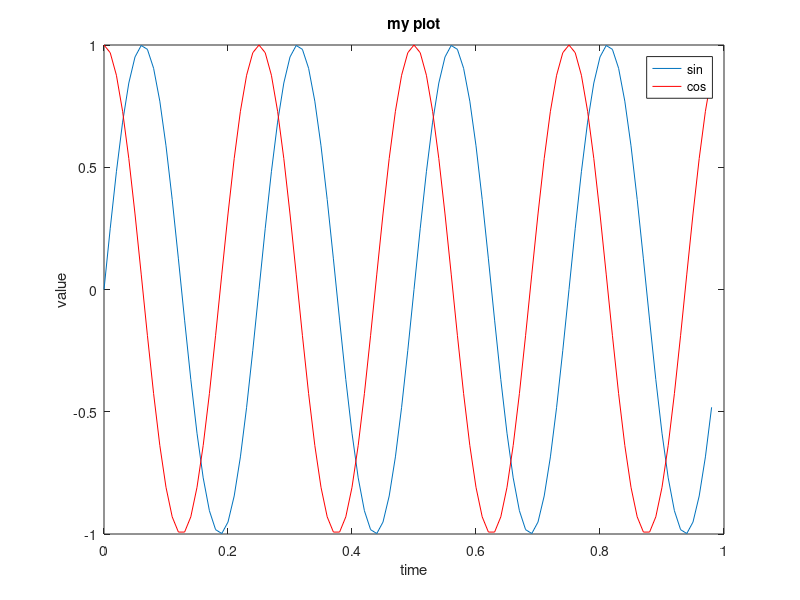
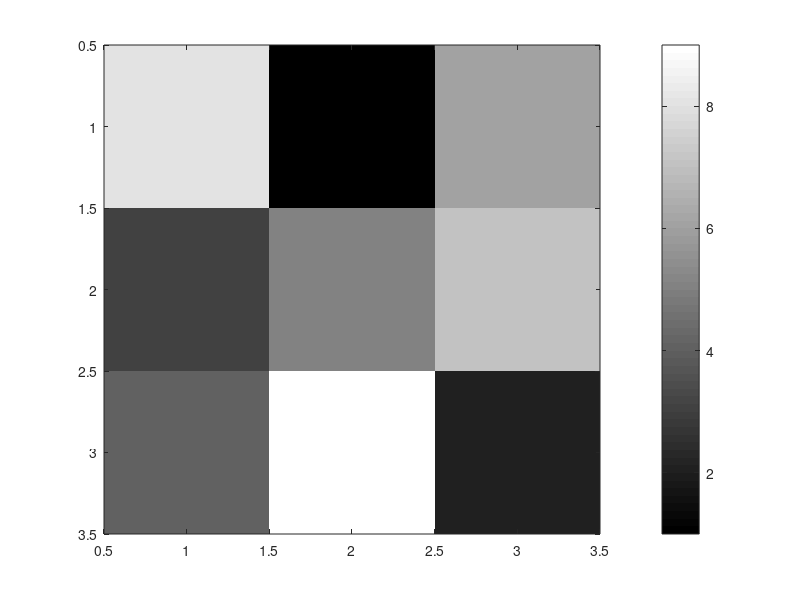

These figures' MATLAB source, in order: (Note: this script raises an error after producing the figures.)
%% 1. BASIC OPERATIONS

5 + 6 % 11

3 - 2 % 1

5 * 8 % 40

1 / 2 % 0.5

2^6 % 64

1 == 2 % 0

1 ~= 2 % 1

1 && 0 % 0

1 || 0 % 1

xor(1, 0) % 1

% Comma chain of commands.
a = 1, b = 2, c = 3

%% 2. VARIABLES

a = 3

a = 3; % assignment with output supressed

s = "hi"

c = (3 >= 1) % 1

% Basic display.
a = pi
a % 3.1416

% More complex display.
disp(a) % 3.1416

% Display strings.
disp(sprintf("2 decimals: %0.2f", a)) % 2 decimals: 3.14

disp(sprintf("6 decimals: %0.6f", a)) % 2 decimals: 6 decimals: 3.141593

% Display long decimals.
format long
a % 3.141592653589793

% Display short decimals.
format short
a % 3.1416

%% 3. WORKING WITH DATA

% Check working directory.
pwd 
% '/Users/michalsznajder/Dropbox/github/machine_learning_coursera/week_2_octave_tutorial'

% Load example data set.
load("example_data.txt")

% Show variables in current workspace.
who
% Your variables are:
% 
% A             ans           example_data  sz            w             
% a             c             s             v             

% Show variables in current workspace with details.
whos
%  Name               Size               Bytes  Class      Attributes
% 
%   A                  3x3                   72  double               
%   a                  1x1                    8  double               
%   ans                1x85                 170  char                 
%   c                  1x1                    1  logical              
%   example_data      97x2                 1552  double               
%   s                  1x1                  132  string               
%   sz                 1x2                   16  double               
%   v                  1x4                   32  double               
%   w                  1x10000            80000  double 

% Display data.
example_data
%     6.1101   17.5920
%     5.5277    9.1302
%     8.5186   13.6620
%     7.0032   11.8540
%     5.8598    6.8233
%       ...

% Get data size.
size(example_data)
%     97     1

% Get rid of a variable.
clear A

% Assign data set range to variable.
v = example_data(1:10)
%     6.1100
%     5.5270
%     8.5180
%     7.0030
%     5.8590
%     8.3820
%     7.4760
%     8.5780
%     6.4860
%     5.0540

% Write data to file in binary format.
save example_data_output.mat v;

% Write data to file in human readable format.
save example_data_output.txt v -ascii

% Clear all variables in workspace.
clear

%% 4. VECTORS AND MATRICES

% Create a matrix.
A = [1 2; 3 4; 5 6]

%      1     2
%      3     4
%      5     6

% Create a row vector - 1x3 matrix.
v = [1, 2, 3]
%   1     2     3

% Create a column vector - 3x1 matrix.
v = [1; 2; 3]
%      1
%      2
%      3

% Create a vector starting from 1, with 0.1 step to 2.
v = 1:0.1:2
%   Columns 1 through 7
% 
%     1.0000    1.1000    1.2000    1.3000    1.4000    1.5000    1.6000
% 
%   Columns 8 through 11
% 
%     1.7000    1.8000    1.9000    2.0000

% Create a vector with range 1 to 6.
v = 1:6
%     1     2     3     4     5     6

% Create matrix filled with ones.
ones(2, 3)
%      1     1     1
%      1     1     1

% Create any value matrix.
2 * ones(2, 3)
%      2     2     2
%      2     2     2

% Create matrix filled with zeros.
zeros(1, 3)
%      0     0     0

% Create matrix filled with uniform distribution (0-1) random numbers.
rand(3, 3)
%     0.9134    0.2785    0.9649
%     0.6324    0.5469    0.1576
%     0.0975    0.9575    0.9706

% Create matrix filled with normal distribution (mean=1, std=0) random numbers.
randn(3, 3)
%    -1.2075    0.4889   -0.3034
%     0.7172    1.0347    0.2939
%     1.6302    0.7269   -0.7873

% Random matrix calculation.
w = -6 + sqrt(10) * (randn(1, 10000));

% Plot matrix histogram.
% hist(w, 50) % mean because we subtracted 5 from mean 0

% Create identity matrix.
eye(4)
%      1     0     0     0
%      0     1     0     0
%      0     0     1     0
%      0     0     0     1

% Get documentation content for a function.
help eye

% Size of a matrix.
sz = size(A)
%      3     2

% Size of matrix one dimention.
A = [1 2 3; 4 5 6; 7 8 9]
size(A, 1) % 3

% Length of a matrix.
length(A) % 3

% Length of a vector.
v = [1, 2, 3, 4]
length(v) % 4

% Get matrix row column element.
A = [1 2; 3 4; 5 6]
%      1     2
%      3     4
%      5     6
A(3, 2) % 6

% Get matrix row.
A(2, :) % rows, cols
%     3     4

% Get matrix column.
A(:, 2) % rows, cols
%      2
%      4
%      6

% Get first and third row all columns elements.
A([1 3], :) % rows, cols
%      1     2
%      5     6

% Assign matrix column to a COLUMN vector.
A(:, 2) = [10; 11; 12]
%      1    10
%      3    11
%      5    12

% Append column vector to a matrix.
A = [A, [100; 101; 102]]
%      1    10   100
%      3    11   101
%      5    12   102

% Flatten a matrix into a column vector.
A(:)
%      1
%      3
%      5
%     10
%     11
%     12
%    100
%    101
%    102

% Concatenate two matrices next to each other.
A = [1, 2; 3, 4; 5, 6]
%      1     2
%      3     4
%      5     6
B = [11, 12; 13, 14; 15, 16]
%     11    12
%     13    14
%     15    16
C = [A, B]
%      1     2    11    12
%      3     4    13    14
%      5     6    15    16

% Concatenate two matrices on top of each other.
D = [A; B]
%      1     2
%      3     4
%      5     6
%     11    12
%     13    14
%     15    16

%% 5. COMPUTING ON DATA

A = [1, 2; 3, 4; 5, 6]
%      1     2
%      3     4
%      5     6
B = [11, 12; 13, 14; 15, 16]
%     11    12
%     13    14
%     15    16
C = [1, 1; 2, 2]
%      1     1
%      2     2
v = [1; 2; 3]
%      1
%      2
%      3

% Algebraic matrix multiplication.
A * C
%      5     5
%     11    11
%     17    17

% Elementwise matrix multiplication.
A .* B % In general . marks elementwise operations - like default in NumPy.
%     11    24
%     39    56
%     75    96

% Elementwise squaring.
A .^ 2
%      1     4
%      9    16
%     25    36

% Elementwise reciprocal 
1 ./ v
%     1.0000
%     0.5000
%     0.3333

1 ./ A
%     1.0000    0.5000
%     0.3333    0.2500
%     0.2000    0.1667

% Elementwise logarithm.
log(v)
%          0
%     0.6931
%     1.0986

% Elementwise exponentiation.
exp(v)
%     2.7183
%     7.3891
%    20.0855

% Elementwise absolute value.
abs(v)
%      1
%      2
%      3

% Negative values.
-v % -1 * v
%     -1
%     -2
%     -3

% Increment by 1 elementwise.
v + 1

% Transpose matrix.
A
%      1     2
%      3     4
%      5     6
A'
%      1     3     5
%      2     4     6
A''
%      1     2
%      3     4
%      5     6

% Get maximum value.
v
%      1
%      2
%      3
max(v) 
% 3

% Get maximum value and index.
[val, ind] = max(v)
% val =
%      3
% ind =
%      3

% Warning: max on matrix does column wise maximum.
A
%      1     2
%      3     4
%      5     6
max(A)
%      5     6

% Elementwise comparison.
v
%      1
%      2
%      3
v < 3
%    1
%    1
%    0

% Get vector indices for elements passing condition.
find(v < 3)
%      1
%      2

% Get magic square matrix - all rows, cols and diags sum to the same thing.
A = magic(3) % useful rather only to generate matrix
%      8     1     6
%      3     5     7
%      4     9     2

% Get matrix rows and columns of elements passing condition. 
[r, c] = find(A >= 7)
% r =
%      1
%      3
%      2
% c =
%      1
%      2
%      3

% Advice: use "help find" rather than memorize it all.

% Sum all elements up.
sum(v) 
% 6

% Multiply all elements up.
prod(v)
6

% Round down - floor.
floor(v)
%      1
%      2
%      3
     
% Round up - ceil.
ceil(v)
%      1
%      2
%      3

% Generate random 3x3 matrix.
rand(3)
%     0.7749    0.6375    0.3058
%     0.3371    0.4498    0.8428
%     0.2712    0.5063    0.0158
    
% Get elementwise maximum of two matrices.
max(rand(3), rand(3))
%     0.7172    0.5898    0.6525
%     0.8659    0.5473    0.5735
%     0.7188    0.8048    0.7822

% Get matrix column wise maximum.
A
%      8     1     6
%      3     5     7
%      4     9     2
max(A, [], 1) % 1 means to take max along first dimension of A
%      8     9     7

% or
max(A)
%   8     9     7

% Get matrix row wise maximum.
max(A, [], 2)
%      8
%      7
%      9

% Max in all matrix elements.
max(max(A))
% 9

% or
max(A(:))
% 9

% Sum matrix along columns.
sum(A, 1)
%     15    15    15

% Sum matrix along rows.
sum(A, 2)
%     15
%     15
%     15

% Zero non-diagonal matrix element.
A
%      8     1     6
%      3     5     7
%      4     9     2
A .* eye(3)
%      8     0     0
%      0     5     0
%      0     0     2

% Sum matrix diagonal elements.
sum(sum(A .* eye(3)))
% 15

% Invert matrix.
pinv(A)
%     0.1472   -0.1444    0.0639
%    -0.0611    0.0222    0.1056
%    -0.0194    0.1889   -0.1028

%% 6. CONTROL STATEMENTS

v = zeros(10, 1)
%      0
%      0
%      0
%      0
%      0
%      0
%      0
%      0
%      0
%      0

% for loop.
for i=1:10,
    v(i) = 2^i;
end;
%            2
%            4  
%            8
%           16
%           32
%           64
%          128
%          256
%          512
%         1024

% while loop.
i = 1
while i <= 5,
    v(i) = 100;
    i = i + 1;
end;
v
%          100
%          100
%          100
%          100
%          100
%           64
%          128
%          256
%          512
%         1024

% while with break.
i = 1
while true,
    v(i) = 999;
    i = i + 1;
    if i == 6,
        break
    end;
end;
v
%          999
%          999
%          999
%          999
%          999
%           64
%          128
%          256
%          512
%         1024

% if else structure
if v(1) == 1,
    disp("The value is one");
elseif v(1) == 2,
    disp("The value is two");
else
    disp("The value is not one or two.");
end;
% The value is not one or two.

%% 7. PLOTTING DATA

% Plotting gives great insight into data and what is going on.

% Plot one line.
t = [0:0.01:0.98];
y1 = sin(2*pi*4*t);
plot(t, y1)
y2 = cos(2*pi*4*t);

% Plot two lines on one plot.
plot(t, y1)
hold on;
plot(t, y2, "r")
xlabel("time")
ylabel("value")
legend("sin", "cos")
title("my plot")

% Save plot.
print -dpng myPlot.png

% plot help
help plot

% Close plot.
close

% Plot two figures separately.
figure(1); plot(t, y1);
figure(2); plot(t, y2); 
close 

% Subplots with grid - rows x cols.
subplot(1, 2, 1);
plot(t, y1);
subplot(1, 2, 2);
plot(t, y2);

% Set axis values.
axis([0.5 1 -1 1])

% Clear frame.
clf;

% Plot matrix of colors.
imagesc(A)
imagesc(A), colorbar, colormap gray;

%% 8. FUNCTIONS

% Define function.
% - each function is in separate file of the name same as the function name.
% - to use function from a file you have to move (cd) to place where function 
% script file is located.

% Defined function usage. 
squareThisNumber(2)
% 4

[a, b] = squareAndCubeThisNumber(2)
a % 4
b % 8

% Cost function usage.
% Say we have data set with three points: (1, 1), (2, 2), (3, 3)
% We want to define a function to compute the cost function J(theta)
% for different values of theta.
X = [1, 1; 1, 2; 1, 3] % design matrix x with coordinates of three training examples
%      1     1
%      1     2
%      1     3
y = [1; 2; 3] % y axis values
%      1
%      2
%      3
theta = [0;1] 
%      0
%      1

j = costFunctionJ(X, y, theta)
% 0 % theta = [0; 1] gives exactly 45 degree line so perfect fit and no cost

theta = [0;0] 
%      0
%      0
j = costFunctionJ(X, y, theta) 
%     2.3333 % now we are predicting 0 for everything (1^2 + 2^2 + 3^2) / (2*3

% Example function definition.
function y = squareThisNumber(x) % return value, function name
y = x^2;
end % function in a separate file does not have this end

% Function with returning two values.
function [y1, y2] = squareAndCubeThisNumber(x)
y1 = x^2;
y2 = x^3;
end

% In a script like this all functions definitions must be located at the
% end of the file.

% Example cost function.
function J = costFunctionJ(X, y, theta)

% X is the "design matrix" containing our training examples.
% y is the class labels

m = size(X, 1);                     % number of training examples
predictions = X * theta;            % predictions of hypothesis on all m examples
sqrErrors = (predictions - y).^2;   % squared errors

J = 1 / (2 * m) * sum(sqrErrors);
end
